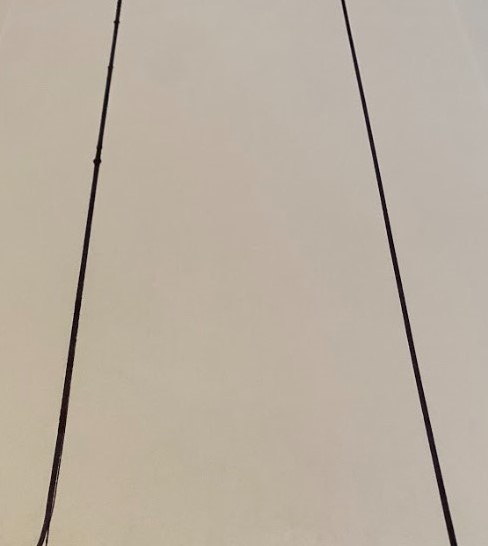
#> input picture images/Screenshot 2023-02-24 162147.jpg, 488 x 546 px
$ python testhoughlines.py
#> lines starting #> are read from the running program, lines starting #| are printed output that depends on the picture; after the words box and inside, x2 and y2 are one past the last pixel; in counts of white or black regions, pixels touching at a corner belong together
# Python program to illustrate HoughLine
# method for line detection
import cv2
import numpy as np

# Reading the required image in
# which operations are to be done.
# Make sure that the image is in the same
# directory in which this python program is
img = cv2.imread('images/Screenshot 2023-02-24 162147.jpg')
#> img is the input picture: shape (546, 488, 3); mean B, G, R 161, 174.8, 185.7

# Convert the img to grayscale
gray = cv2.cvtColor(img, cv2.COLOR_BGR2GRAY)
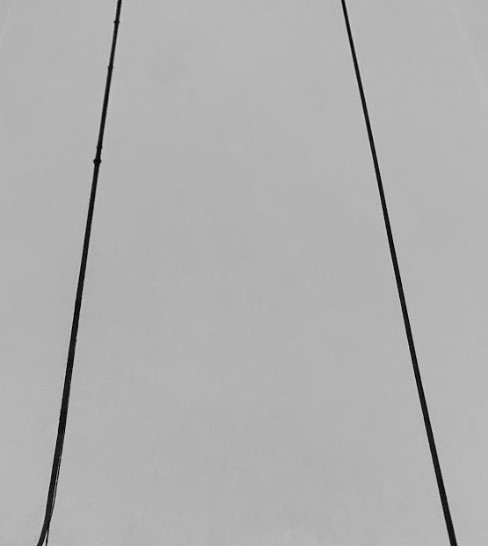
#> gray: shape (546, 488); min 2, max 206, mean 176.6

# Apply edge detection method on the image
edges = cv2.Canny(gray, 50, 150, apertureSize=3)
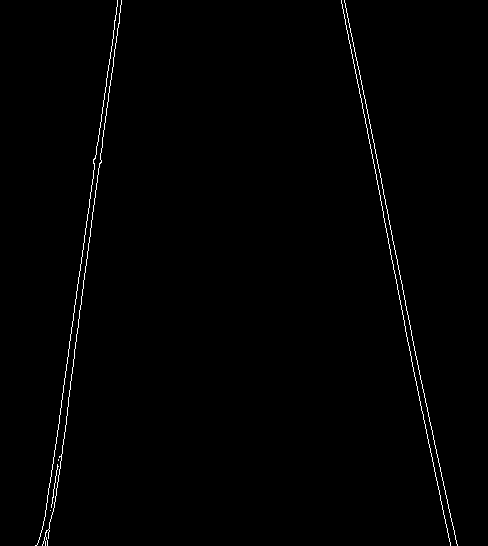
#> edges: shape (546, 488); 0.85% white in thin lines or dots, all inside (x1, y1, x2, y2) = (35, 0, 458, 546)
# This returns an array of r and theta values
#> (the run stopped early here; a loop or call above may not have finished)

$ run again, with images/Screenshot 2023-02-24 161654.jpg copied over images/Screenshot 2023-02-24 162147.jpg
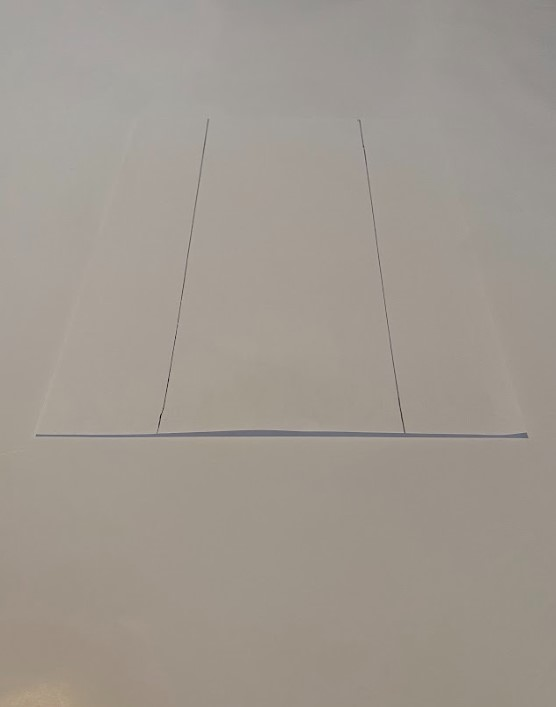
#> input picture images/Screenshot 2023-02-24 161654.jpg, 556 x 707 px
#> img is the input picture: shape (707, 556, 3); mean B, G, R 144.1, 152.7, 160
#> `edges = cv2.Canny(gray, 50, 150, apertureSize=3)`:
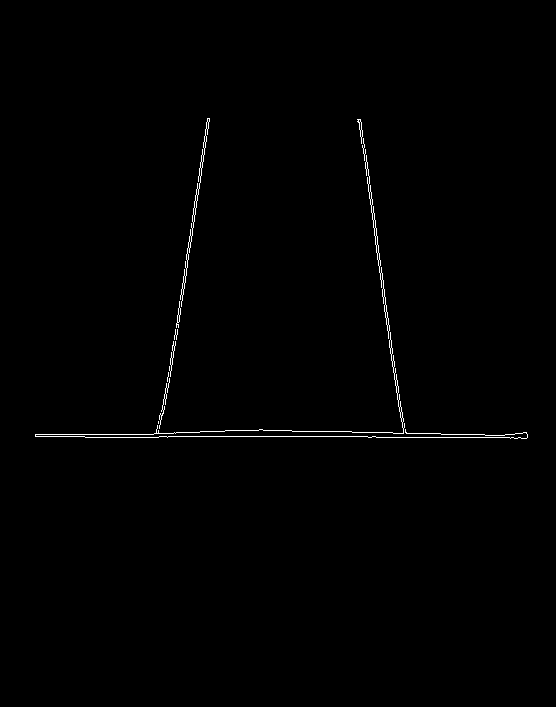
#> edges: shape (707, 556); 0.56% white in thin lines or dots, all inside (x1, y1, x2, y2) = (35, 118, 528, 439)
